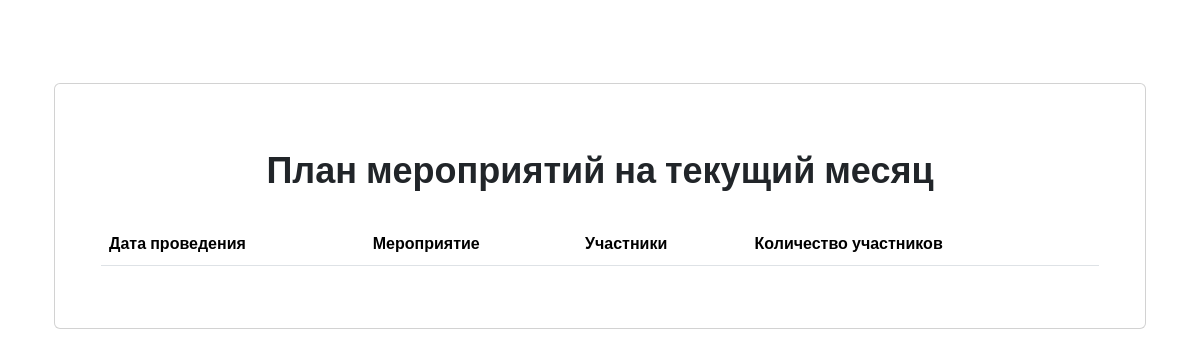
The page /event-plan/monthly/ on the database as committed earlier.
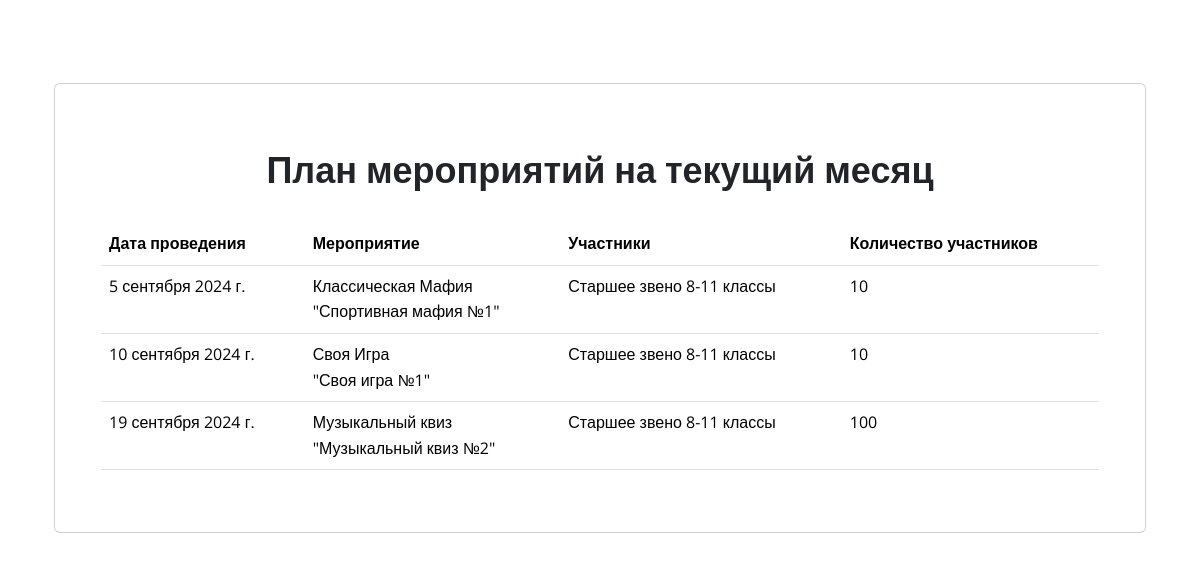
The same page on the database as committed later.
### Diplom/models.py (models this page shows, shortened)
class Event_Plan_Position(models.Model):
    Event_Plan = models.ForeignKey('Event_Plan', on_delete=models.PROTECT)
    Event = models.ForeignKey('Event', on_delete=models.PROTECT)
    Date = models.DateField(null=True, blank=True)
    Date_Plan = models.DateField(null=True, blank=True)
    Date_Fact = models.DateField(null=True, blank=True)
    Description = models.TextField(null=True, blank=True)
    Eventers_Plan = models.IntegerField(null=True, blank=True)
    Eventers_Fact = models.IntegerField(null=True, blank=True)

class Event(models.Model):
    name = models.CharField(max_length=255)
    max_eventers = models.IntegerField(default=100)
    image = models.ImageField(upload_to='images', null=True, blank=True)
    description = models.TextField(null=True, blank=True)
    team = models.BooleanField('Командное мероприятие', null=True, blank=True)
    EventType = models.ForeignKey('EventType', on_delete=models.CASCADE)
    EducationLevel = models.ForeignKey('EducationLevel', on_delete=models.CASCADE)

class EventType(models.Model):
    name = models.CharField(max_length=100,
                            verbose_name='Наименование типа мероприятия',
                            choices=EventType_Choices)

class EducationLevel(models.Model):
    name = models.CharField(max_length=100,
                            verbose_name='Наименование степени обучающихся (звена)',
                            choices=EducationLevel_Choices)

### Diplom/views.py (the view)
# urls.py: path('event-plan/monthly/', MonthlyEventPlanView.as_view(), name='monthly_event_plan'),
class MonthlyEventPlanView(ListView):
    model = Event_Plan_Position
    template_name = 'monthly_event_plan.html'
    context_object_name = 'event_plan_positions'
    def get_queryset(self):
        current_date = now()
        first_day_of_month = current_date.replace(day=1)
        last_day_of_month = current_date.replace(day=calendar.monthrange(current_date.year, current_date.month)[1])
        return Event_Plan_Position.objects.filter(
            Event_Plan__Date_Start__lte=last_day_of_month,
            Event_Plan__Date_End__gte=first_day_of_month
        ).order_by('Date_Plan')

### templates/monthly_event_plan.html
{% extends 'base.html' %}
{% block content %}
    <div class="container px-4">
        <div class="d-flex justify-content-center">
            <div class="card" style="width: 100%; height: 100%; padding: 30px">
                <div class="card-body">
                    <h3 align="center" style="padding-bottom: 10px"><strong>План мероприятий на текущий месяц</strong></h3>
                    <table class="table">
                        <thead>
                        <tr>
                            <th>Дата проведения</th>
                            <th>Мероприятие</th>
                            <th>Участники</th>
                            <th>Количество участников</th>
                        </tr>
                        </thead>
                        <tbody>
                        {% for event in  event_plan_positions %}
                            <tr>
                                <td>{{ event.Date_Plan }}</td>
                                <td>{{ event.Event.EventType.name }}<br> "{{ event.Event.name }}"</td>
                                <td>{{ event.Event.EducationLevel.name }}</td>
                                {% if event.Eventers_Plan %}
                                <td>{{ event.Eventers_Plan }}</td>
                                {% else %}
                                <td>Все желающие.</td>
                                {% endif %}
                            </tr>
                        {% endfor %}
                        </tbody>
                    </table>
                </div>
            </div>
        </div>
    </div>
{% endblock %}

### templates/base.html (shortened to what this page needs)
{% load static %}
<!DOCTYPE html>
<link href="https://cdn.jsdelivr.net/npm/bootstrap@5.3.3/dist/css/bootstrap.min.css" rel="stylesheet"
>
<html style="font-size: 16px;" lang="ru">
<head>
    <link rel="stylesheet" href="{% static '/css/nicepage.css' %}" media="screen">
    <link rel="stylesheet" href="{% static '/css/Главная1.css' %}" media="screen">
</head>
<body data-home-page="Главная1.html" data-home-page-title="Главная1" data-path-to-root="/" data-include-products="false"
      class="u-body u-xl-mode" data-lang="ru">
<header class="u-clearfix u-container-align-center u-header u-header" id="sec-243f">
    <div class="u-clearfix u-sheet u-sheet-1">
    </div>
</header>
{% block content %}
{% endblock %}
</body>
</html>

Rows that differ between the two databases and show on the page:
added Event_Plan_Position: Date_Plan "5 сентября 2024 г.", Event.EventType.name "Классическая Мафия", Event.name "Спортивная мафия №1", Event.EducationLevel.name "Старшее звено 8-11 классы", Eventers_Plan "10"
added Event_Plan_Position: Date_Plan "10 сентября 2024 г.", Event.EventType.name "Своя Игра", Event.name "Своя игра №1", Event.EducationLevel.name "Старшее звено 8-11 классы", Eventers_Plan "10"
added Event_Plan_Position: Date_Plan "19 сентября 2024 г.", Event.EventType.name "Музыкальный квиз", Event.name "Музыкальный квиз №2", Event.EducationLevel.name "Старшее звено 8-11 классы", Eventers_Plan "100"
